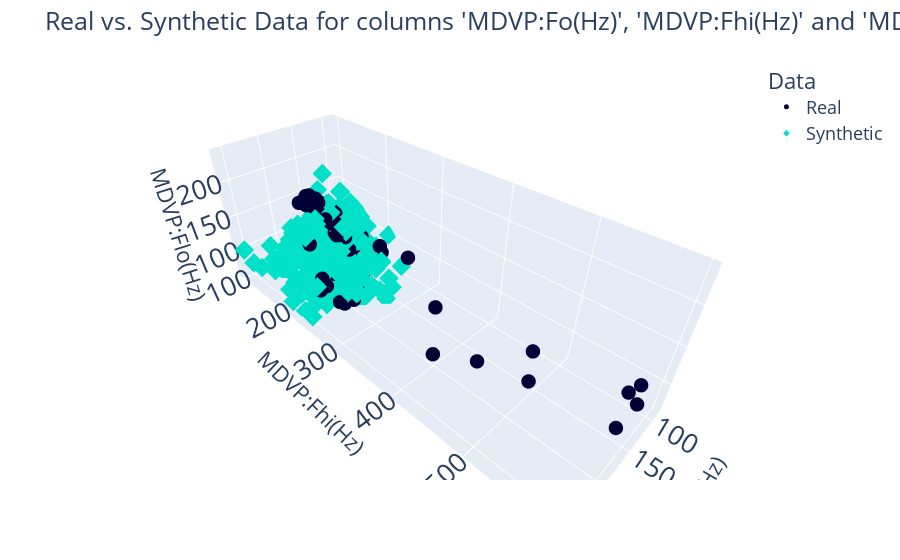

Write notebook code for a chart like this one.
### Code cell
PosCampoInicial = 1
compare_3d(DataPrincipal.iloc[:,PosCampoInicial:PosCampoInicial+3], DataSintetico.iloc[:,PosCampoInicial:PosCampoInicial+3]).show("vscode")

### Figure 1 — Plotly figure (JSON) as saved in the notebook; plotly's stock layout.template omitted (floating-point values rounded to 4 significant figures; data arrays with more than 128 entries replaced by an {"elided": "..."} marker saying what was removed)
{"data": [{"hovertemplate": "Data=Real<br>MDVP:Fo(Hz)=%{x}<br>MDVP:Fhi(Hz)=%{y}<br>MDVP:Flo(Hz)=%{z}<extra></extra>", "legendgroup": "Real", "marker": {"color": "#000036", "size": 5, "symbol": "circle"}, "mode": "markers", "name": "Real", "scene": "scene", "showlegend": true, "type": "scatter3d", "x": {"elided": "168 float values"}, "y": {"elided": "168 float values"}, "z": {"elided": "168 float values"}}, {"hovertemplate": "Data=Synthetic<br>MDVP:Fo(Hz)=%{x}<br>MDVP:Fhi(Hz)=%{y}<br>MDVP:Flo(Hz)=%{z}<extra></extra>", "legendgroup": "Synthetic", "marker": {"color": "#01E0C9", "size": 5, "symbol": "diamond"}, "mode": "markers", "name": "Synthetic", "scene": "scene", "showlegend": true, "type": "scatter3d", "x": {"elided": "500 float values"}, "y": {"elided": "500 float values"}, "z": {"elided": "500 float values"}}], "layout": {"font": {"size": 18}, "legend": {"title": {"text": "Data"}, "tracegroupgap": 0}, "margin": {"t": 60}, "plot_bgcolor": "#F5F5F8", "scene": {"domain": {"x": [0, 1], "y": [0, 1]}, "xaxis": {"title": {"text": "MDVP:Fo(Hz)"}}, "yaxis": {"title": {"text": "MDVP:Fhi(Hz)"}}, "zaxis": {"title": {"text": "MDVP:Flo(Hz)"}}}, "showlegend": true, "title": {"text": "Real vs. Synthetic Data for columns 'MDVP:Fo(Hz)', 'MDVP:Fhi(Hz)' and 'MDVP:Flo(Hz)'"}}}
